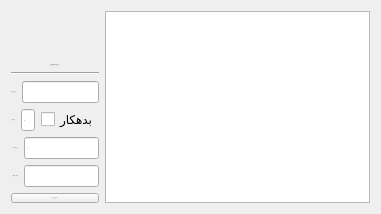
              <widget class="QWidget" name="tab_4">
               <attribute name="title">
                <string>مشتریان</string>
               </attribute>
               <layout class="QHBoxLayout" name="horizontalLayout_15" stretch="1,3">
                <item>
                 <layout class="QVBoxLayout" name="vlCustomer">
                  <item alignment="Qt::AlignmentFlag::AlignHCenter|Qt::AlignmentFlag::AlignBottom">
                   <widget class="QLabel" name="label_12">
                    <property name="font">
                     <font>
                      <family>Peyda</family>
                      <pointsize>-1</pointsize>
                      <bold>true</bold>
                     </font>
                    </property>
                    <property name="text">
                     <string>مدیریت مشتریان</string>
                    </property>
                    <property name="alignment">
                     <set>Qt::AlignmentFlag::AlignCenter</set>
                    </property>
                   </widget>
                  </item>
                  <item>
                   <widget class="Line" name="line_2">
                    <property name="orientation">
                     <enum>Qt::Orientation::Horizontal</enum>
                    </property>
                   </widget>
                  </item>
                  <item>
                   <layout class="QHBoxLayout" name="horizontalLayout_12">
                    <item>
                     <widget class="QLabel" name="label_8">
                      <property name="font">
                       <font>
                        <family>Peyda</family>
                        <pointsize>-1</pointsize>
                       </font>
                      </property>
                      <property name="text">
                       <string>نام مشتری</string>
                      </property>
                     </widget>
                    </item>
                    <item>
                     <widget class="QLineEdit" name="edtCustomerName">
                      <property name="font">
                       <font>
                        <family>Peyda</family>
                        <pointsize>-1</pointsize>
                       </font>
                      </property>
                     </widget>
                    </item>
                   </layout>
                  </item>
                  <item>
                   <layout class="QHBoxLayout" name="horizontalLayout_13">
                    <item>
                     <widget class="QLabel" name="label_10">
                      <property name="font">
                       <font>
                        <family>Peyda</family>
                        <pointsize>-1</pointsize>
                       </font>
                      </property>
                      <property name="text">
                       <string>موجودی</string>
                      </property>
                     </widget>
                    </item>
                    <item>
                     <widget class="QLineEdit" name="edtCustomerBalance">
                      <property name="font">
                       <font>
                        <family>Peyda</family>
                        <pointsize>-1</pointsize>
                       </font>
                      </property>
                      <property name="text">
                       <string>0</string>
                      </property>
                     </widget>
                    </item>
                    <item>
                     <widget class="QCheckBox" name="chbDeptor">
                      <property name="text">
                       <string>بدهکار</string>
                      </property>
                     </widget>
                    </item>
                   </layout>
                  </item>
                  <item>
                   <layout class="QHBoxLayout" name="horizontalLayout_23">
                    <item>
                     <widget class="QLabel" name="label_20">
                      <property name="font">
                       <font>
                        <family>Peyda</family>
                        <pointsize>-1</pointsize>
                       </font>
                      </property>
                      <property name="text">
                       <string>درصد تخفیف</string>
                      </property>
                     </widget>
                    </item>
                    <item>
                     <widget class="QLineEdit" name="edtCustomrDiscount">
                      <property name="font">
                       <font>
                        <family>Peyda</family>
                        <pointsize>-1</pointsize>
                       </font>
                      </property>
                      <property name="text">
                       <string>0</string>
                      </property>
                     </widget>
                    </item>
                   </layout>
                  </item>
                  <item>
                   <layout class="QHBoxLayout" name="horizontalLayout_14">
                    <item>
                     <widget class="QLabel" name="label_11">
                      <property name="font">
                       <font>
                        <family>Peyda</family>
                        <pointsize>-1</pointsize>
                       </font>
                      </property>
                      <property name="text">
                       <string>شماره تماس</string>
                      </property>
                     </widget>
                    </item>
                    <item>
                     <widget class="QLineEdit" name="edtCustomerPhone">
                      <property name="font">
                       <font>
                        <family>Peyda</family>
                        <pointsize>-1</pointsize>
                       </font>
                      </property>
                     </widget>
                    </item>
                   </layout>
                  </item>
                  <item>
                   <widget class="QPushButton" name="btnSaveCustomer">
                    <property name="font">
                     <font>
                      <family>Peyda</family>
                      <pointsize>-1</pointsize>
                     </font>
                    </property>
                    <property name="text">
                     <string>ذخیره و ثبت</string>
                    </property>
                   </widget>
                  </item>
                 </layout>
                </item>
                <item>
                 <widget class="QTableWidget" name="tblCustomers">
                  <property name="font">
                   <font>
                    <family>Peyda</family>
                    <pointsize>-1</pointsize>
                   </font>
                  </property>
                  <property name="editTriggers">
                   <set>QAbstractItemView::EditTrigger::NoEditTriggers</set>
                  </property>
                  <property name="selectionMode">
                   <enum>QAbstractItemView::SelectionMode::ExtendedSelection</enum>
                  </property>
                  <property name="selectionBehavior">
                   <enum>QAbstractItemView::SelectionBehavior::SelectRows</enum>
                  </property>
                 </widget>
                </item>
               </layout>
              </widget>
